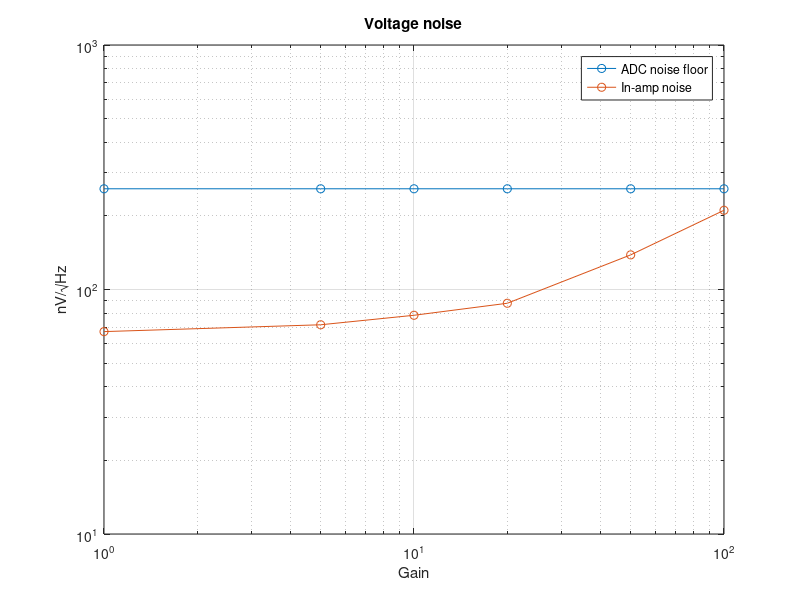
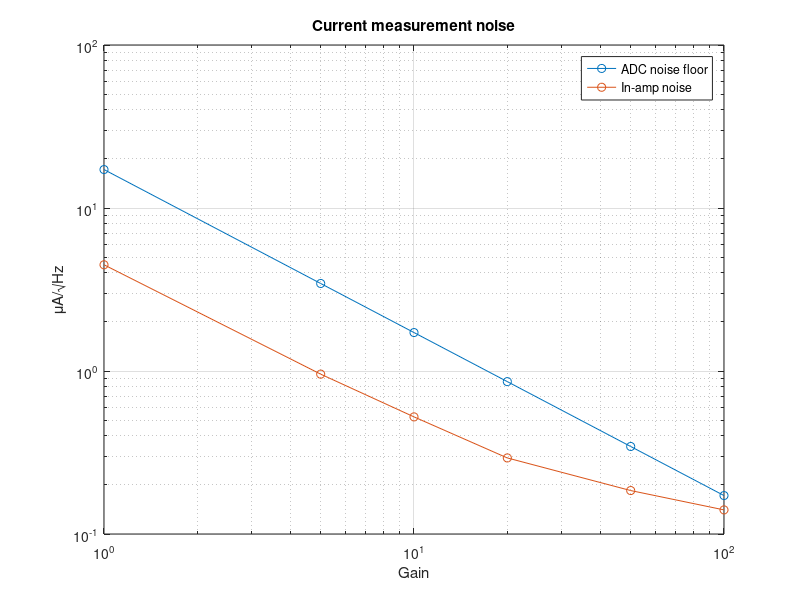
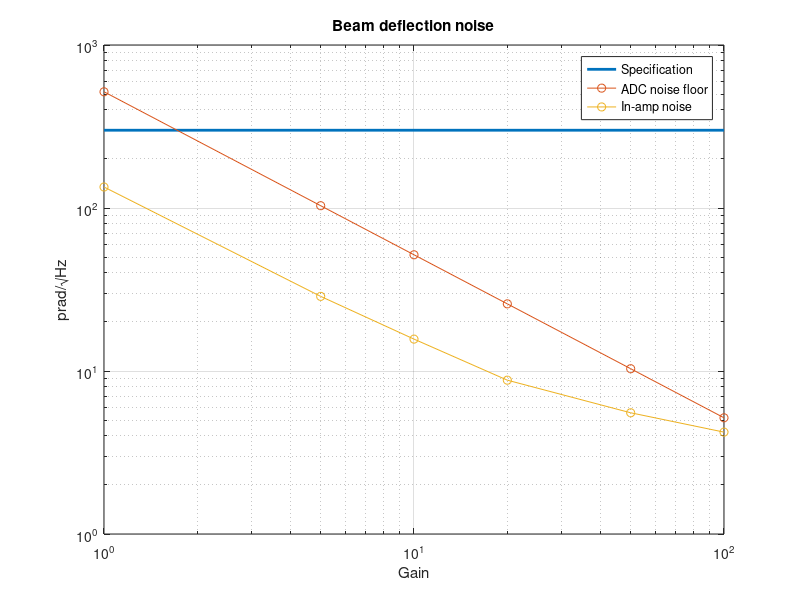

These figures' MATLAB source, in order:
% Noise analysis to aid on selection instrumentation amplifier (in-amp)
% for current measurement.

% Copyright (C) 2017 CNPEM
% Licensed under GNU General Public License v3.0 (GPL)
%
% Author(s): Daniel Tavares (LNLS/DIG) - daniel.tavares@lnls.br

Pmax = 1/8;                     % Maximum power dissipation on shunt resistor [W]
req_th_noise = 300e-12;         % Required beam deflection noise spectral density [rad/sqrt(Hz)]

I_FS = 1;                       % Load current full-scale [A]
th_FS = 30e-6;                 % Beam deflection full-scale [rad]

Rs = 15e-3;                     % Shunt resistance for current measurement [ohm]

% ADC data (based on LTC2320-16 datasheet)
SNR_adc = 80;                   % SNR [dBFS]
fs = 1.2e6;                     % sampling rate
FS_adc = 2;                     % Full-scale voltage [V]

% In-amp data (based on AD8429 datasheet)
G = [1; ...                     % Gain
     5; ...
     10; ...
     20; ...
     50; ...
     100];
eni_inamp = [50e-9; ...         % Input voltage noise spectral density [V/sqrt(Hz)]
             10e-9; ...
             5.5e-9; ...
             3e-9; ...
             2.2e-9; ...
             1.8e-9];
eno_inamp = 45e-9;              % Output voltage noise spectral density [V/sqrt(Hz)]
in_inamp = 2e-12;               % Input current noise spectral density [A/sqrt(Hz)]

% Calculate range slection resistor (Rg)
Rg = 6e3./(G-1);

% Prevent infinite or negative Rg
Rg(G <= 1) = 0;

% Thermal noise spectral density constant at 300 K temperature [V^2/Hz]
k_therm = 1.6568e-20;

% In-amp input resistance
R_input = Rs;

% In-amp noise
noise_rti = sqrt((eno_inamp./G).^2 + eni_inamp.^2 + (R_input*in_inamp).^2 + k_therm*R_input + k_therm*Rg);
noise = G.*noise_rti;
imeas_noise = 1./Rs./G.*noise;
FS_noise = th_FS./I_FS.*imeas_noise;

% ADC noise floor
noisefloor = FS_adc*10^(-SNR_adc/20)/sqrt(fs/2);
imeas_noisefloor = 1./Rs./G.*noisefloor;
FS_noisefloor = th_FS./I_FS*imeas_noisefloor;

% Ratios
Pp = Rs*I_FS.^2./Pmax;
FSp = G*Rs*I_FS./FS_adc;

for i=1:length(FSp)
    if FSp(i) > 1
        warning(sprintf('Current full-scale exceeds ADC full-scale by %0.3g%% for G = %d', FSp(i)*100, G(i)));
    end
end 

% Plot results
figure;
loglog(G, [repmat(noisefloor, size(G)) noise]/1e-9, '-o');
xlabel('Gain');
ylabel('nV/\surdHz');
title('Voltage noise');
grid on;
legend('ADC noise floor', 'In-amp noise');

figure;
loglog(G, [imeas_noisefloor imeas_noise]/1e-6, '-o');
xlabel('Gain');
ylabel('\muA/\surdHz');
title('Current measurement noise');
grid on;
legend('ADC noise floor', 'In-amp noise');

figure;
loglog(G([1 end]), [req_th_noise req_th_noise]/1e-12, 'LineWidth', 2);
hold all
loglog(G, [FS_noisefloor FS_noise]/1e-12, '-o');
xlabel('Gain');
ylabel('prad/\surdHz');
title('Beam deflection noise');
grid on;
legend('Specification', 'ADC noise floor', 'In-amp noise');